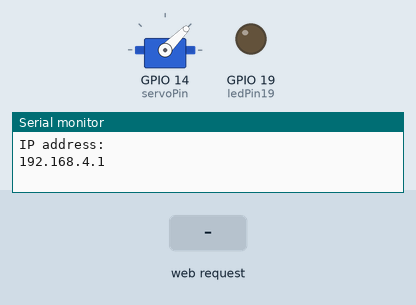
This sketch was run on a simulated ESP32. Shown: servo, output pins drawn as LEDs (lit = HIGH), the last lines printed to the serial monitor. Inputs (shaded band) come from the test bench.

Above: at 1.2 s.
1.3 s: HTTP request GET /safe/on received
At 1.8 s:
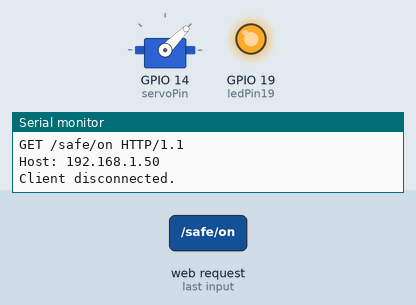
2.8 s: HTTP request GET /safe/off received
At 4.1 s:
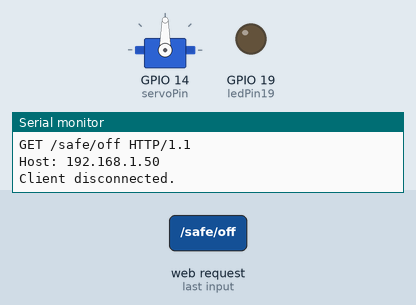
Timing chart, 0 to 5.8 s (numbered marks = the images above; inputs shaded):
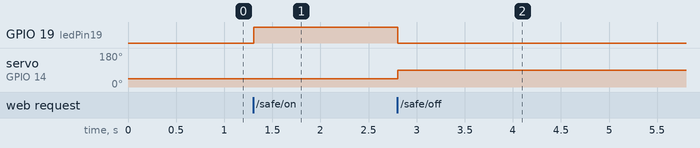

Measured:
- after the input at 1.3 s, GPIO 19 (ledPin19): LOW → HIGH at once
- after the input at 2.8 s, GPIO 19 (ledPin19): HIGH → LOW at once; servo on GPIO 14 (servoPin): 45° → 90° at once

The sketch:

safebox.ino
```cpp
// Load Wi-Fi library
#include <WiFi.h>
#include <ESP32Servo.h>

// Network credentials Here
const char* ssid     = "ESP32-Network";
const char* password = "wejefwijefiwebfhwebfhbwefhbwehifbwiehwejkgbwigbqejfblwjefbkjwe";

// Set web server port number to 80
WiFiServer server(80);

// Variable to store the HTTP request
String header;


String lockState = "off";
//Output variable to GPIO pins
const int ledPin19 = 19;
Servo servo;
int servoPin = 14;

// Current time
unsigned long currentTime = millis();
// Previous time
unsigned long previousTime = 0;
// Define timeout time in milliseconds
const long timeoutTime = 2000;

void setup() {
  Serial.begin(115200);
  servo.attach(servoPin);
  pinMode(ledPin19, OUTPUT);      // set the LED pin mode
  digitalWrite(ledPin19, 0);      // turn LED off by default
  servo.write(45);
  WiFi.softAP(ssid,password);

  // Print IP address and start web server
  Serial.println("");
  Serial.println("IP address: ");
  Serial.println(WiFi.softAPIP());
  server.begin();
}

void loop() {
  WiFiClient client = server.available();   // Listen for incoming clients

  if (client) {                             // If a new client connects,
    currentTime = millis();
    previousTime = currentTime;
    Serial.println("New Client.");          // print a message out in the serial port
    String currentLine = "";                // make a String to hold incoming data from the client

    while (client.connected() && currentTime - previousTime <= timeoutTime) {
      // loop while the client's connected
      currentTime = millis();
      if (client.available()) {             // if there's bytes to read from the client,
        char c = client.read();             // read a byte, then
        Serial.write(c);                    // print it out the serial monitor
        header += c;
        if (c == '\n') {                    // if the byte is a newline character
          // if the current line is blank, you got two newline characters in a row.
          // that's the end of the client HTTP request, so send a response:
          if (currentLine.length() == 0) {
            // HTTP headers always start with a response code (e.g. HTTP/1.1 200 OK)
            // and a content-type so the client knows what's coming, then a blank line:
            client.println("HTTP/1.1 200 OK");
            client.println("Content-type:text/html");
            client.println("Connection: close");
            client.println();
            if (header.indexOf("GET /safe/on") >= 0) {
              lockState = "on";
              digitalWrite(ledPin19, HIGH);
              servo.write(45);
            } else if (header.indexOf("GET /safe/off") >= 0) {
              lockState = "off";
              digitalWrite(ledPin19, LOW);                //turns the LED off
              servo.write(90);
            }

            // Display the HTML web page
            client.println("<!DOCTYPE html><html>");
            client.println("<head><meta name=\"viewport\" content=\"width=device-width, initial-scale=1\">");
            client.println("<link rel=\"icon\" href=\"data:,\">");
            // CSS to style the on/off buttons
            client.println("<style>html { font-family: monospace; display: inline-block; margin: 0px auto; text-align: center;}");
            client.println(".button { background-color: yellowgreen; border: none; color: white; padding: 16px 40px;");
            client.println("text-decoration: none; font-size: 32px; margin: 2px; cursor: pointer;}");
            client.println(".button2 {background-color: gray;}</style></head>");

            client.println("<body><h1>Safe Box Lock Control</h1>");
            client.println("<p>:)</p>");

            if (lockState == "off") {
              client.println("<p><a href=\"/safe/on\"><button class=\"button\">Lock</button></a></p>");
            } else {
              client.println("<p><a href=\"/safe/off\"><button class=\"button button2\">Unlock</button></a></p>");
            }
            client.println("</body></html>");

            // The HTTP response ends with another blank line
            client.println();
            // Break out of the while loop
            break;
          } else { // if you got a newline, then clear currentLine
            currentLine = "";
          }
        } else if (c != '\r') {  // if you got anything else but a carriage return character,
          currentLine += c;      // add it to the end of the currentLine
        }
      }
    }
    // Clear the header variable
    header = "";
    // Close the connection
    client.stop();
    Serial.println("Client disconnected.");
    Serial.println("");
  }
}
```
